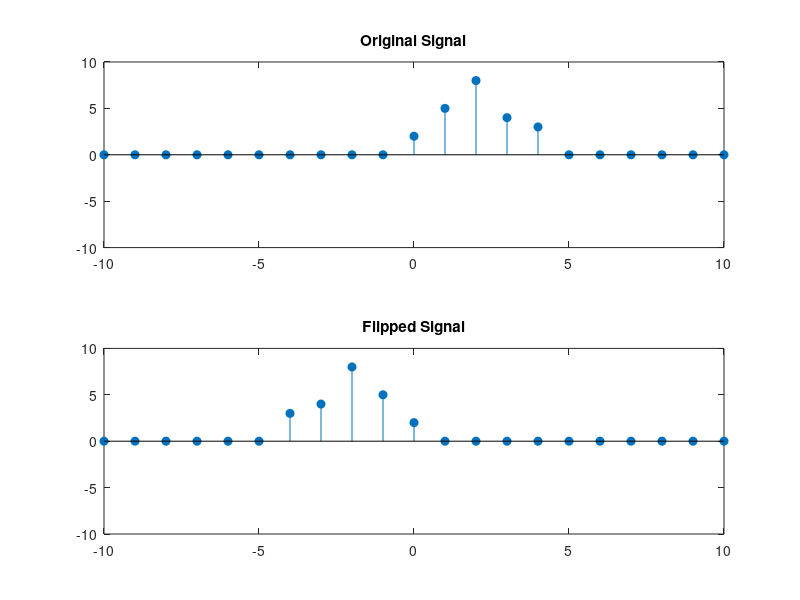

Here is the MATLAB script that generated this plot:
n=-10:10;

x=[zeros(1,10) ones(1,1) zeros(1,10)];
x0=2*x;
x=[zeros(1,11) ones(1,1) zeros(1,9)];
x1=5*x;
x=[zeros(1,12) ones(1,1) zeros(1,8)];
x2=8*x;
x=[zeros(1,13) ones(1,1) zeros(1,7)];
x3=4*x;
x=[zeros(1,14) ones(1,1) zeros(1,6)];
x4=3*x;

xr=x0+x1+x2+x3+x4;

subplot(2,1,1);
stem(n,xr,'filled');
axis([-10 10 -10 10]);
title('Original Signal');

subplot(2,1,2);
stem(-n,xr,'filled');
axis([-10 10 -10 10]);
title('Flipped Signal');